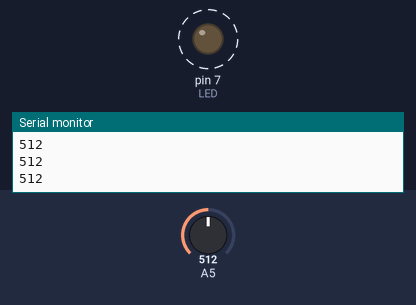
The sketch below on a simulated Arduino Uno, built with avr-gcc and run on an emulated ATmega328P. Parts: output pins drawn as LEDs (lit = HIGH), the last lines printed to the serial monitor. Dashed ring = blinking. Inputs (shaded band) come from the test bench; at power-on: A5 = 512.

Above: at 1.2 s.
1.3 s: A5 set to 34
4.3 s: A5 set to 28
At 5.2 s:
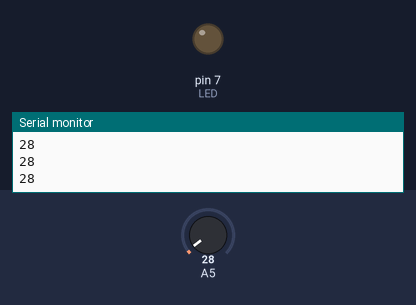
5.8 s: A5 set to 122
At 8.7 s:
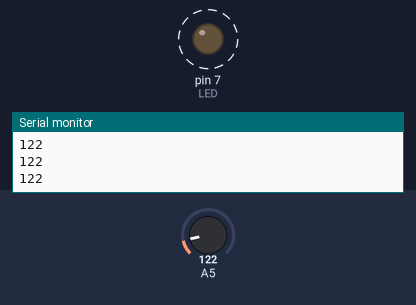
8.8 s: A5 set to 20
At 9.6 s:
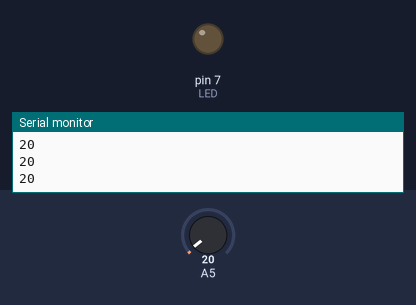
Timing chart, 0 to 11.3 s (numbered marks = the images above; inputs shaded):
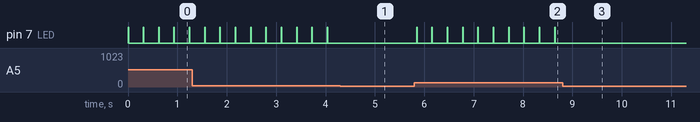

Measured:
- the behaviour switches between 31 and 30 on A5 (found by bisection; images 0 and 1)
- after the input at 4.3 s, pin 7 (LED): stops changing and stays LOW
- after the input at 5.8 s, pin 7 (LED): alternates HIGH for 0.01 s and LOW for 0.30 s, starting after 0.05 s
- after the input at 8.8 s, pin 7 (LED): stops changing and stays LOW
- by itself, pin 7 (LED): alternates HIGH for 0.01 s and LOW for 0.30 s

The sketch:

loud.ino
```cpp
int val;
int LED = 7;

void setup()
{
  Serial.begin(9600);
  pinMode(LED, OUTPUT);

}

void loop()
{
  val = analogRead(A5);
  Serial.println(val);
  if (val > 30){
    digitalWrite(LED,HIGH);
    delay(10);
    digitalWrite(LED,LOW);
  }
  delay(300);
}
```
